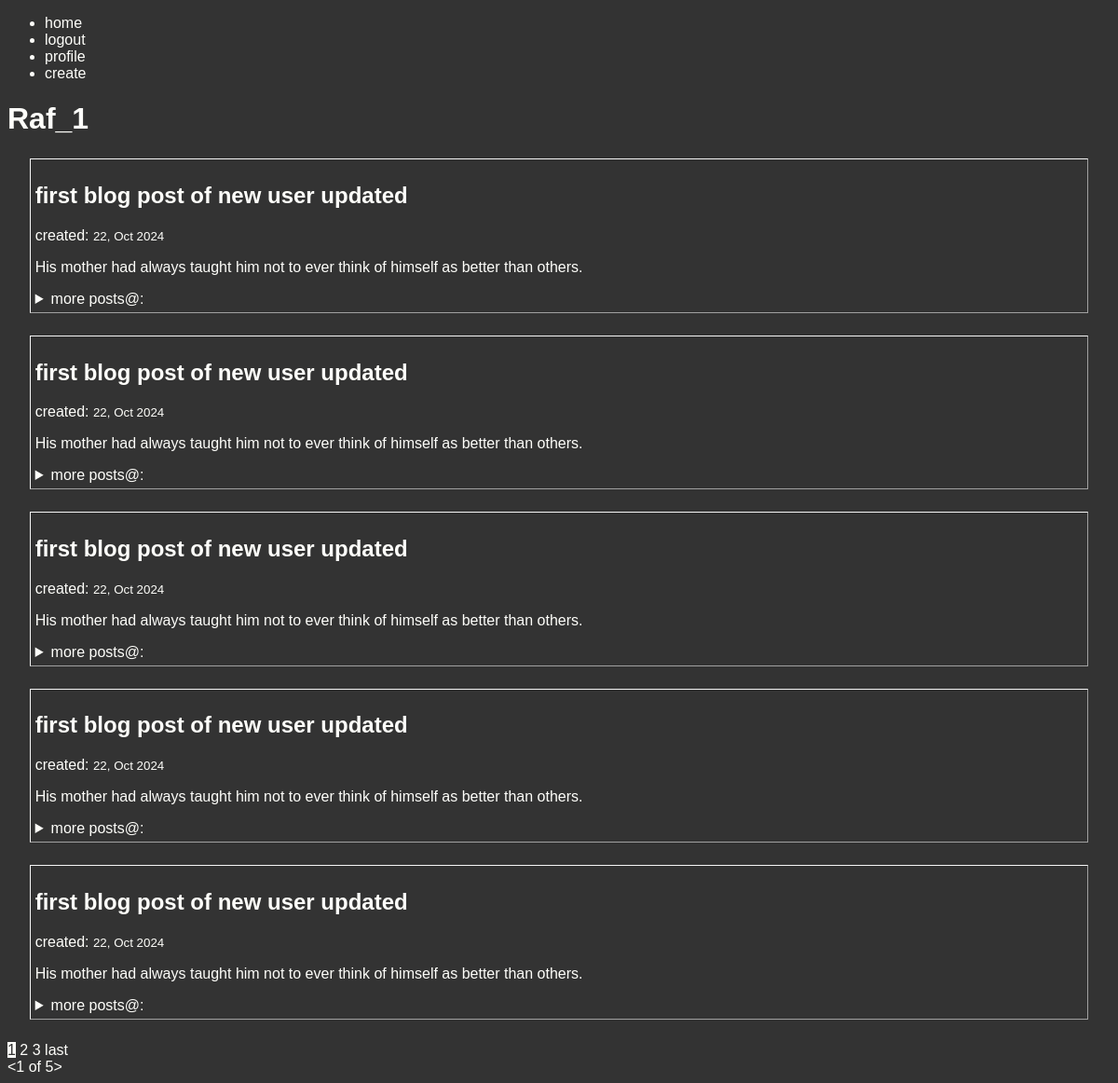
The app's page / (signed in) with its own data.
### blog/models.py (models this page shows, shortened)
class Post(models.Model):
    person = models.ForeignKey(User, on_delete=models.CASCADE)
    date = models.DateTimeField(auto_now_add=True)
    subject = models.CharField(max_length=100)
    info = models.TextField()

### blog/views.py (the view)
# urls.py: path('', PostListView.as_view(), name='home'),
class PostListView(ListView):
    model = Post
    template_name = 'blog/index.html'
    context_object_name = 'values'
    ordering = ['-date']
    paginate_by = 5

### blog/templates/blog/index.html (shortened to what this page needs)
{% extends 'blog/base.html' %}
{% block content %}
    {% for val in values %}
        <section class="section">
            <h2><a href="{% url 'detail' val.id %}">{{ val.subject }}</a></h2>
            <p>created: <small>{{ val.date|date:"j, M Y"}}</small></p>
            <p>{{ val.info }}</p>
            <aside>
                <details>
                    <summary>more posts@:</summary>
                </details>
            </aside>
        </section>
    {% endfor %}
    {% if is_paginated %}
        {% for num in page_obj.paginator.page_range %}
        {% if num == page_obj.number %}
            <a href="?page={{ page_obj.number }}"
            style="background-color: #FEFEFA; color: #333;">{{ page_obj.number }}</a>
        {% elif num > page_obj.number|add:"-3" and num < page_obj.number|add:"3" %}
            <a href="?page={{ num }}">{{ num }}</a>
        {% endif %}
        {% endfor %}
        {% if page_obj.has_next %}
            <a href="?page={{ page_obj.paginator.num_pages }}">last</a>
        {% endif %}
        <div>
            {% for num in page_obj.paginator.page_range %}
                {% if num == page_obj.number %}
                    <a href="?page={{ page_obj.number }}">
                        &lt;{{ page_obj.number }} of {{ page_obj.paginator.num_pages }}&gt;
                    </a>
                {% endif %}
            {% endfor %}
        </div>
    {% endif %}
{% endblock content %}

### blog/templates/blog/base.html (shortened to what this page needs)
{% load static %}
<!DOCTYPE html>
<html lang="en">
    <head>
        <link rel="stylesheet" href="{% static 'blog/main.css' %}">
    </head>
    <body>
        <header>
            <ul>
                <li><a href="{% url 'home' %}">home</a></li>
                {% if user.is_authenticated %}
                    <li><a href="{% url 'logout' %}">logout</a></li>
                    <li><a href="{% url 'profile' %}">profile</a></li>
                    <li><a href="{% url 'create' %}">create</a></li>
                {% else %}
                    <li><a href="{% url 'login' %}">login</a></li>
                    <li><a href="{% url 'register' %}">register</a></li>
                {% endif %}
            </ul>
            {% if user.is_authenticated %}
                <h1>{{ user.username }}</h1>
            {% else %}
                <h1>{{ title }}</h1>
            {% endif %}
        </header>
        {% block content %}{% endblock content %}
    </body>
</html>

### blog/static/blog/main.css (style rules this page uses)
body { background-color: #333; color: #FEFEFA; font-family: Verdana, Geneva, Tahoma, sans-serif; }
a:any-link { color: #FEFEFA; text-decoration: none; }
.section { border: 1px outset whitesmoke; outline: whitesmoke invert 1px; margin: 2%; padding: 5px; }

### records on screen
Post: subject "first blog post of new user updated", date "22, Oct 2024", info "His mother had always taught him not to ever think of himself as better than others."
Post: subject "first blog post of new user updated", date "22, Oct 2024", info "His mother had always taught him not to ever think of himself as better than others."
Post: subject "first blog post of new user updated", date "22, Oct 2024", info "His mother had always taught him not to ever think of himself as better than others."
Post: subject "first blog post of new user updated", date "22, Oct 2024", info "His mother had always taught him not to ever think of himself as better than others."
Post: subject "first blog post of new user updated", date "22, Oct 2024", info "His mother had always taught him not to ever think of himself as better than others."

### other values on screen
{{ user.username }} "Raf_1"
{{ page_obj.number }} "1"
{{ num }} "2" "3"
{{ page_obj.paginator.num_pages }} "5"
